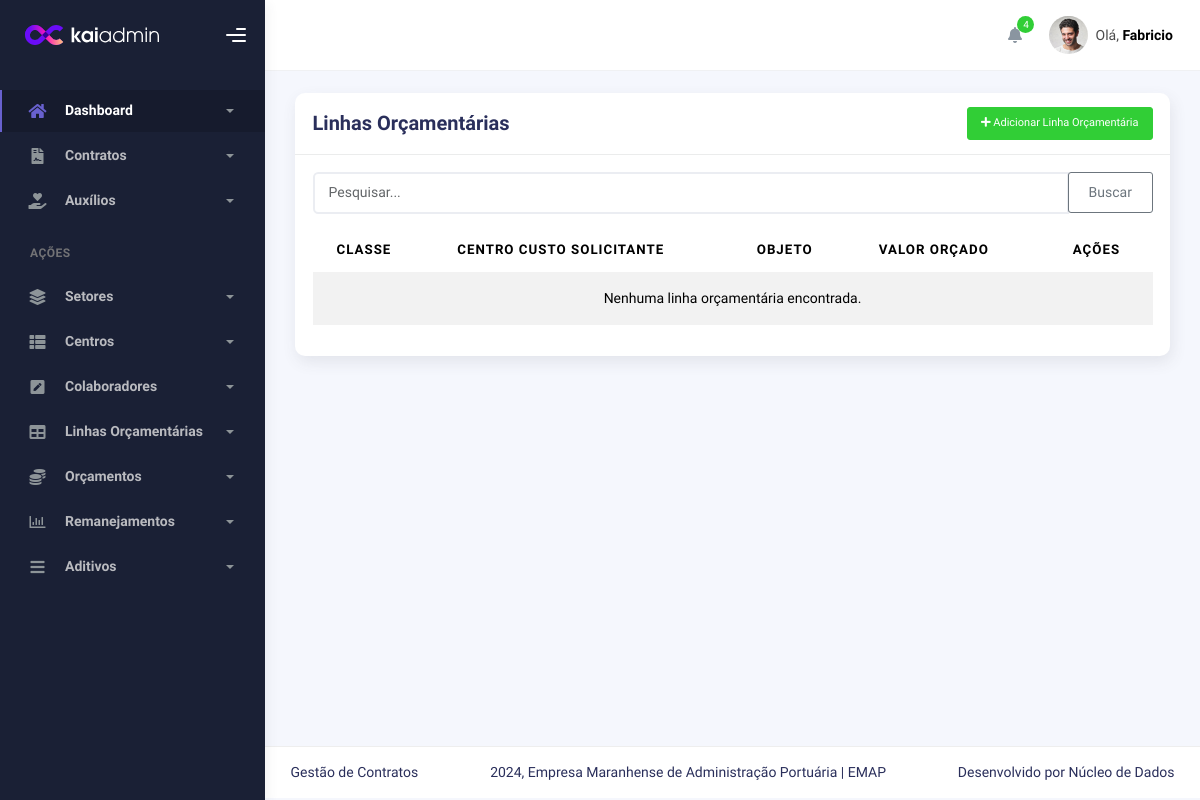
The page /contratos/linhaorcamentaria/ on the database as committed earlier.
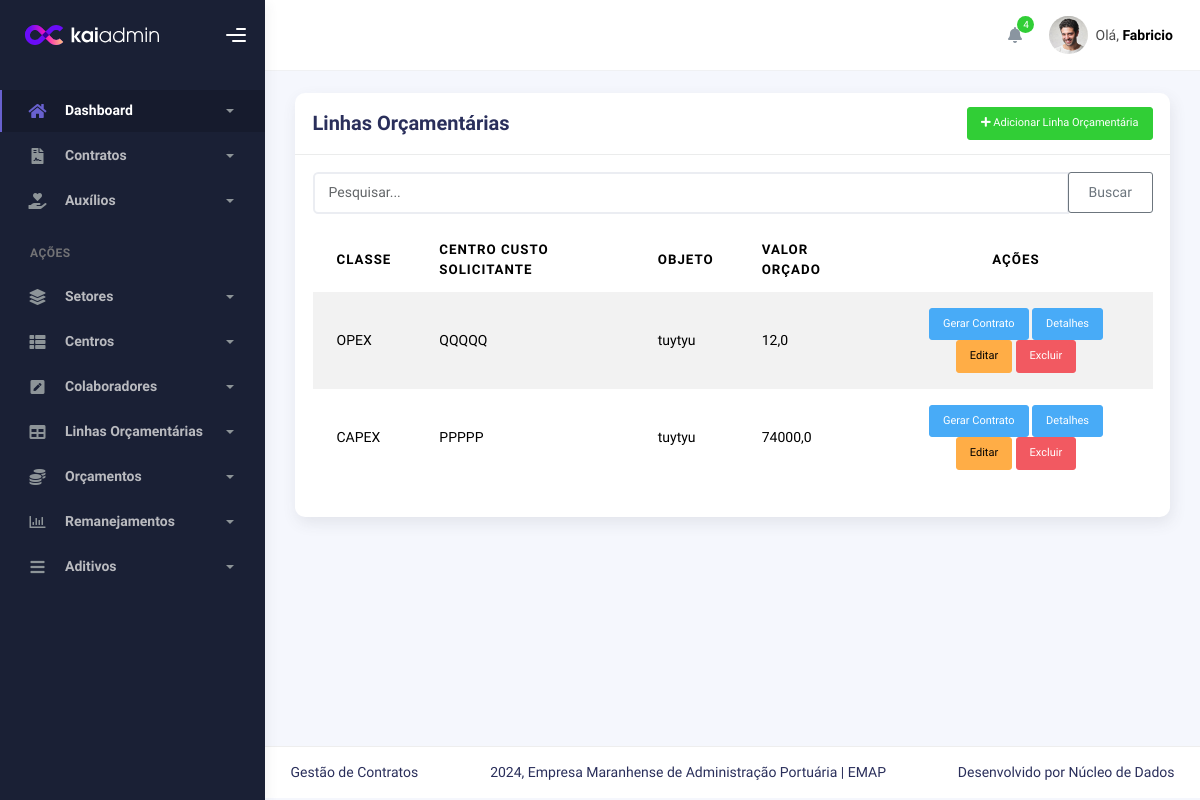
The same page on the database as committed later.
### contracts/models.py (models this page shows, shortened)
class LinhaOrcamentaria(models.Model):
    CLASSE_CHOICES = [
        ('OPEX', 'OPEX'),
        ('CAPEX', 'CAPEX'),
    ]
    classe = models.CharField(max_length=100, choices=CLASSE_CHOICES, blank=True, null=True, verbose_name='Tipo de linha')
    CUSTODESPESA_CHOICES = [
        ('A', 'Base Principal'),
        ('B', 'Serviços Especializados'),
        ('C', 'Despesas Compartilhadas'),
    ]
    custo_despesa = models.CharField(max_length=100, choices=CUSTODESPESA_CHOICES, verbose_name='CUSTO/DESPESA')
    centro_custo_gestor = models.ForeignKey(CentroDeCustoGestor, on_delete=models.SET_NULL, null=True, blank=True)
    centro_custo_solicitante = models.ForeignKey(CentroDeCustoSolicitante, on_delete=models.SET_NULL, null=True, blank=True)
    descricao_resumida = models.CharField(max_length=255, null=True, blank=True, verbose_name='Finalidade')
    objeto = models.CharField(max_length=80, blank=True, null=True, verbose_name='Objeto')
    CLASSIFICACAO_CHOICES = [
        ('NOVO', 'NOVO'),
        ('RENOVAÇÃO', 'RENOVAÇÃO'),
        ('CARY OVER', 'CARY OVER'),
        ('REPLANEJAMENTO', 'REPLANEJAMENTO'),
        ('N/A', 'N/A'),
    ]
    classificacao_orcamento = models.CharField(max_length=100, choices=CLASSIFICACAO_CHOICES, null=True, blank=True)
    possivel_fiscal = models.ForeignKey(Colaborador, on_delete=models.PROTECT, related_name='contratos_fiscal_possivel', verbose_name='Fiscal')
    ano_orcamento = models.ForeignKey(Orcamento, on_delete=models.PROTECT, related_name='contratos', null=True, blank=True)
    TIPOCONTRATO_CHOICES = [
        ('SERVIÇO', 'SERVIÇO'),
        ('FORNECIMENTO', 'FORNECIMENTO'),
        ('ASSINATURA', 'ASSINATURA'),
        ('FORNECIMENTO/SERVIÇO', 'FORNECIMENTO/SERVIÇO'),
    ]
    tipo_contrato = models.CharField(max_length=100, choices=TIPOCONTRATO_CHOICES, blank=True, null=True)
    STATUS_LINHA_ORCAMENTARIA_CHOICES = [
        ('I', 'SERVIÇO'),
        ('II', 'FORNECIMENTO'),
        ('III', 'ASSINATURA'),
        ('IV', 'FORNECIMENTO/SERVIÇO'),
    ]
    status_linha_orcamentaria = models.CharField(max_length=100, choices=STATUS_LINHA_ORCAMENTARIA_CHOICES, blank=True, null=True)
    TIPOCONTRATACAOPROVAVEL_CHOICES = [
        ('A', 'LICITAÇÃO'),
        ('B', 'DISPENSA EM RAZÃO DO VALOR'),
        ('C', 'CONVÊNIO'),
        ('D', 'FUNDO FIXO'),
        ('E', 'INEXIGIBILIDADE'),
        ('F', 'ATA DE REGISTRO DE PREÇO'),
        ('H', 'ACORDO DE COOPERAÇÃO'),
        ('I', 'APOSTILAMENTO'),
    ]
    tipo_provavel_contratacao = models.CharField(max_length=100, choices=TIPOCONTRATACAOPROVAVEL_CHOICES)
    valor_orcado = models.FloatField(default=0, blank=True, null=True,validators=[MinValueValidator(0.01)])
    STATUSELABORACAOTR_CHOICES = [
        ('VENCIDO', 'VENCIDO'),
        ('DENTRO DO PRAZO', 'DENTRO DO PRAZO'),
        ('ELABORADO COM ATRASO', 'ELABORADO COM ATRASO'),
        ('ELABORADO NO PRAZO', 'ELABORADO NO PRAZO'),
    ]
    status_elaboracao_tr = models.CharField(max_length=100, choices=STATUSELABORACAOTR_CHOICES, blank=True, null=True)
    necessidade_contratacao = models.DateField(blank=True, null=True)
    STATUSPROCESSO_CHOICES = [
        ('I', 'PLANEJAMENTO'),
        ('II', 'Execução'),
        ('III', 'Elaboração de TR'),
        ('IV', 'Cotação'),
        ('V', 'Em proc. aditivo'),
    ]
    status_processo = models.CharField(max_length=100, choices=STATUSPROCESSO_CHOICES, blank=True, null=True)
    STATUSCONTRATACAO_CHOICES = [
        ('A', 'DENTRO DO PRAZO'),
        ('B', 'CONTRATADO NO PRAZO'),
        ('C', 'CONTRATADO COM ATRASO'),
        ('D', 'PRAZO VENCIDO'),
        ('E', 'LINHA TOTALMENTE REMANEJADA'),
        ('F', 'LINHA TOTALMENTE EXECUTADA'),
        ('G', 'LINHA DE PAGAMENTO'),
        ('H', 'LINHA PARCIALMENTE REMANEJADA'),
        ('I', 'LINHA PARCIALMENTE EXECUTADA'),
        ('J', 'N/A'),
    ]
    status_contratacao = models.CharField(max_length=100, choices=STATUSCONTRATACAO_CHOICES, blank=True, null=True)
    obs_contrato = models.TextField(max_length=400, blank=True, null=True)
    class Meta:
        verbose_name = 'Linha Orçamentária'
        verbose_name_plural = 'Linhas Orçamentárias'

### centers/models.py (models this page shows)
class CentroDeCustoSolicitante(models.Model):
    centro_gestor = models.ForeignKey(CentroDeCustoGestor, on_delete=models.CASCADE, related_name='solicitantes')
    nome = models.CharField(max_length=100)
    def __str__(self):
        return self.nome
    class Meta:
        unique_together = ('centro_gestor', 'nome')

### contracts/views.py (the view)
# urls.py: path('linhaorcamentaria/', LinhaOrcamentariaListView.as_view(), name='linha_orcamentaria_list'),
class LinhaOrcamentariaListView(ListView):
    model = LinhaOrcamentaria
    template_name = 'linhas/linhaorcamentaria_list.html'
    context_object_name = 'linhaorcamentarias'
    paginate_by = 5

### contracts/templates/linhas/linhaorcamentaria_list.html (shortened to what this page needs)
{% extends 'index.html' %}
{% block 'conteudo' %}
<div class="container">
    <div class="page-inner">
        <div class="row">
            <div class="col-md-12">
                <div class="card">
                    <div class="card-header d-flex justify-content-between align-items-center">
                        <h4 class="card-title">Linhas Orçamentárias</h4>
                        <a href="{% url 'linha_orcamentaria_create' %}" class="btn btn-success btn-sm">
                            <i class="fas fa-plus"></i> Adicionar Linha Orçamentária
                        </a>
                    </div>
                    <div class="card-body">
                        <form method="GET" action="{% url 'linha_orcamentaria_list' %}">
                            <div class="input-group mb-3">
                                <input type="text" id="searchInput" class="form-control" name="search" value="{{ search_query }}" placeholder="Pesquisar...">
                                <div class="input-group-append">
                                    <button class="btn btn-outline-secondary" type="submit">Buscar</button>
                                </div>
                            </div>
                        </form>
                        <div class="table-responsive">
                            <table class="table table-striped">
                                <thead>
                                    <tr>
                                        <th>Classe</th>
                                        <th>Centro Custo Solicitante</th>
                                        <th>Objeto</th>
                                        <th>Valor Orçado</th>
                                        <th class="text-center">Ações</th>
                                    </tr>
                                </thead>
                                <tbody id="linhaorcamentariaTable">
                                    {% for linha in page_obj %}
                                    <tr>
                                        <td>{{ linha.get_classe_display }}</td>
                                        <td>{{ linha.centro_custo_solicitante }}</td>
                                        <td>{{ linha.objeto }}</td>
                                        <td>{{ linha.valor_orcado }}</td>
                                        <td class="text-center">
                                            <a href="" class="btn btn-info btn-sm">Gerar Contrato</a>
                                            <a href="{% url 'linha_orcamentaria_detail' linha.pk %}" class="btn btn-info btn-sm">Detalhes</a>
                                            <a href="{% url 'linha_orcamentaria_update' linha.pk %}" class="btn btn-warning btn-sm">Editar</a>
                                            <a href="{% url 'linha_orcamentaria_delete' linha.pk %}" class="btn btn-danger btn-sm">Excluir</a>
                                        </td>
                                    </tr>
                                    {% empty %}
                                    <tr>
                                        <td colspan="5" class="text-center">Nenhuma linha orçamentária encontrada.</td>
                                    </tr>
                                    {% endfor %}
                                </tbody>
                            </table>
                        </div>
                    </div>
                </div>
            </div>
        </div>
    </div>
</div>
{% endblock %}

### templates/index.html (shortened to what this page needs)
{% load static %}
<!DOCTYPE html>
<html lang="pt-br">
  <head>
    <link rel="stylesheet" href="{% static 'assets/css/bootstrap.min.css' %}" />
    <link rel="stylesheet" href="{% static 'assets/css/plugins.min.css' %}" />
    <link rel="stylesheet" href="{% static 'assets/css/kaiadmin.min.css' %}" />
    <link rel="stylesheet" href="{% static 'assets/css/demo.css' %}" />
  </head>
  <body>
    <div class="wrapper">
      <div class="sidebar" data-background-color="dark">
        <div class="sidebar-logo">
          <div class="logo-header" data-background-color="dark">
            <a href="index.html" class="logo">
              <img
                src="{% static 'assets/img/kaiadmin/logo_light.svg' %}"
                alt="navbar brand"
                class="navbar-brand"
                height="20"
              />
            </a>
            <div class="nav-toggle">
              <button class="btn btn-toggle toggle-sidebar">
                <i class="gg-menu-right"></i>
              </button>
            </div>
          </div>
        </div>
        <div class="sidebar-wrapper scrollbar scrollbar-inner">
          <div class="sidebar-content">
            <ul class="nav nav-secondary">
              <li class="nav-item active">
                <a
                  data-bs-toggle="collapse"
                  href="#dashboard"
                  class="collapsed"
                  aria-expanded="false"
                >
                  <i class="fas fa-home"></i>
                  <p>Dashboard</p>
                  <span class="caret"></span>
                </a>
              </li>
              <li class="nav-item">
                <a data-bs-toggle="collapse" href="#contracts" class="collapsed" aria-expanded="false">
                  <i class="fas fa-file-contract"></i>
                  <p>Contratos</p>
                  <span class="caret"></span>
                </a>
              </li>
              <li class="nav-item">
                <a data-bs-toggle="collapse" href="#auxilios" class="collapsed" aria-expanded="false">
                  <i class="fas fa-hand-holding-heart"></i>
                  <p>Auxílios</p>
                  <span class="caret"></span>
                </a>
              </li>
              <li class="nav-section">
                <h4 class="text-section">Ações</h4>
              </li>
              <li class="nav-item">
                <a data-bs-toggle="collapse" href="#base">
                  <i class="fas fa-layer-group"></i>
                  <p>Setores</p>
                  <span class="caret"></span>
                </a>
              </li>
              <li class="nav-item">
                <a data-bs-toggle="collapse" href="#sidebarLayouts">
                  <i class="fas fa-th-list"></i>
                  <p>Centros</p>
                  <span class="caret"></span>
                </a>
              </li>
              <li class="nav-item">
                <a data-bs-toggle="collapse" href="#forms">
                  <i class="fas fa-pen-square"></i>
                  <p>Colaboradores</p>
                  <span class="caret"></span>
                </a>
              </li>
              <li class="nav-item">
                <a data-bs-toggle="collapse" href="#tables">
                  <i class="fas fa-table"></i>
                  <p>Linhas Orçamentárias</p>
                  <span class="caret"></span>
                </a>
              </li>
              <li class="nav-item">
                <a data-bs-toggle="collapse" href="#maps">
                  <i class="fas fa-coins"></i>
                  <p>Orçamentos</p>
                  <span class="caret"></span>
                </a>
              </li>
              <li class="nav-item">
                <a data-bs-toggle="collapse" href="#charts">
                  <i class="far fa-chart-bar"></i>
                  <p>Remanejamentos</p>
                  <span class="caret"></span>
                </a>
              </li>
              <li class="nav-item">
                <a data-bs-toggle="collapse" href="#submenu">
                  <i class="fas fa-bars"></i>
                  <p>Aditivos</p>
                  <span class="caret"></span>
                </a>
              </li>
            </ul>
          </div>
        </div>
      </div>
      <div class="main-panel">
        <div class="main-header">
          <nav
            class="navbar navbar-header navbar-header-transparent navbar-expand-lg border-bottom"
          >
            <div class="container-fluid">
              <ul class="navbar-nav topbar-nav ms-md-auto align-items-center">
                <li class="nav-item topbar-icon dropdown hidden-caret">
                  <a
                    class="nav-link dropdown-toggle"
                    href="#"
                    id="notifDropdown"
                    role="button"
                    data-bs-toggle="dropdown"
                    aria-haspopup="true"
                    aria-expanded="false"
                  >
                    <i class="fa fa-bell"></i>
                    <span class="notification">4</span>
                  </a>
                </li>
                <li class="nav-item topbar-user dropdown hidden-caret">
                  <a
                    class="dropdown-toggle profile-pic"
                    data-bs-toggle="dropdown"
                    href="#"
                    aria-expanded="false"
                  >
                    <div class="avatar-sm">
                      <img
                        src="{% static 'assets/img/profile.jpg' %}"
                        alt="..."
                        class="avatar-img rounded-circle"
                      />
                    </div>
                    <span class="profile-username">
                      <span class="op-7">Olá,</span>
                      <span class="fw-bold">Fabricio</span>
                    </span>
                  </a>
                </li>
              </ul>
            </div>
          </nav>
        </div>
        {% block 'conteudo' %}
        {% endblock %}
        <footer class="footer">
          <div class="container-fluid d-flex justify-content-between">
            <nav class="pull-left">
              <ul class="nav">
                <li class="nav-item">
                  Gestão de Contratos
                </li>
              </ul>
            </nav>
            <div class="copyright">
              2024, Empresa Maranhense de Administração Portuária | EMAP
            </div>
            <div>
              Desenvolvido por Núcleo de Dados
            </div>
          </div>
        </footer>
      </div>
      </div>
  </body>
</html>

Rows that differ between the two databases and show on the page:
added LinhaOrcamentaria: classe "OPEX", centro_custo_solicitante "QQQQQ", objeto "tuytyu", valor_orcado "12,0"
added LinhaOrcamentaria: classe "CAPEX", centro_custo_solicitante "PPPPP", objeto "tuytyu", valor_orcado "74000,0"
Other text that changed with them:
text no longer shown: "Nenhuma linha orçamentária encontrada."
